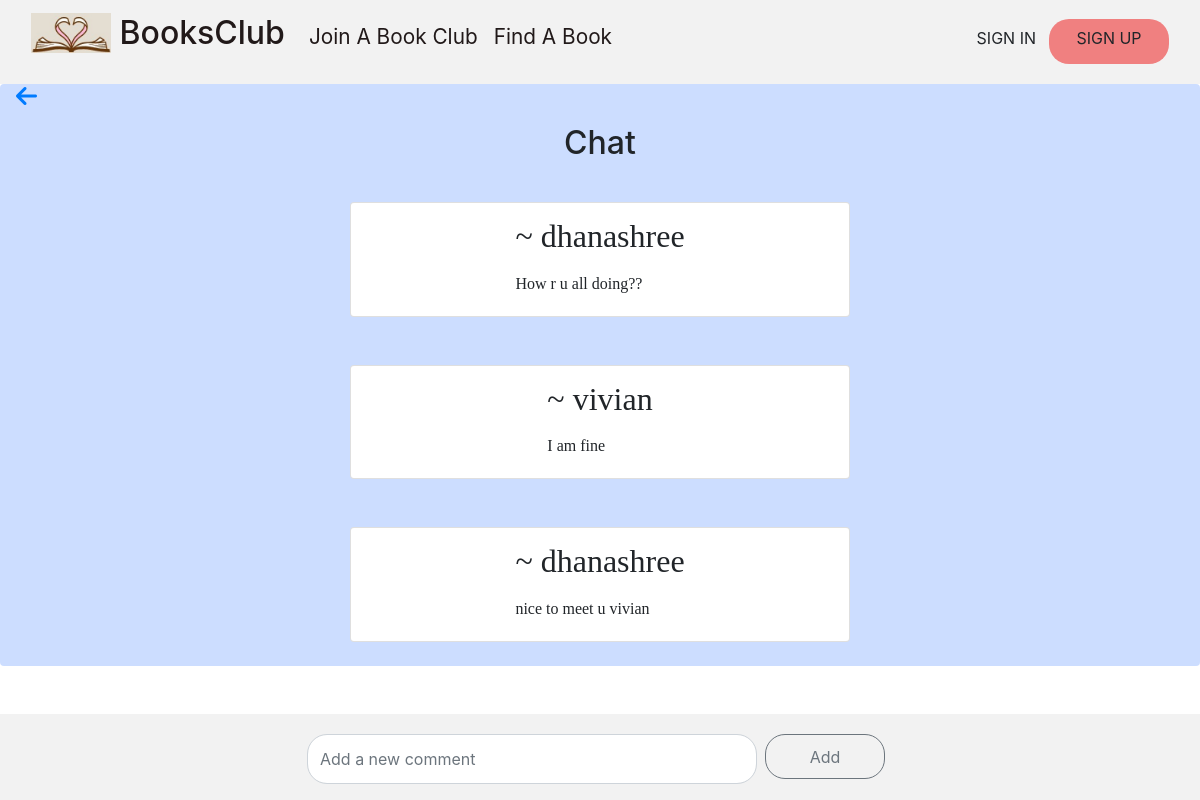
The page /clubs/2/chat/ on the database its author committed.
### club/models.py (models this page shows, shortened)
class Message(models.Model):
    user = models.ForeignKey(User, on_delete=models.CASCADE)
    club = models.ForeignKey(Club, on_delete=models.CASCADE)
    content = models.TextField()
    created_at = models.DateTimeField(auto_now_add=True)

class User(AbstractUser):
    pass

### club/views.py (the view, shortened to what this page needs)
# urls.py: path('clubs/<int:club_id>/chat/', views.club_chat, name='club_chat'),
def club_chat(request, club_id):
    if request.method == 'GET':
        club = Club.objects.get(id=club_id)
        content = Message.objects.filter(club=club)
        return render(request, 'club/chat.html', {
            'contents': content,
            'club': club,
        })

### club/templates/club/chat.html (shortened to what this page needs)
{% extends "club/layout.html" %}
{% block body %}
<div class="card d-flex align-items-center" style="border:none; background-color:rgb(204, 221, 255)">
    <div class="mr-auto ml-3">
        <a href="{% url 'clubprofile' club.id %}">
        <i class="fa-sharp fa-solid fa-arrow-left fa-xl"></i>
        </a>
    </div>
    <h2 class="my-3"> Chat </h2>
    {% for content in contents %}
        <div class="row no-gutters">
            <div class="col my-4">
                <div class="card" style="width:500px; height:auto;
                    align-items:center; justify-content:center; flex-direction: column;">
                    <div class="card-body" style="font-family:fangsong;">
                        <h6 class="card-subtitle" style="font-size:2rem;"> ~ {{ content.user }}</h6>
                        <p class="card-text mt-3" style="font-size:1rem; ">{{ content.content }}</p>
                    </div>
                </div>
            </div>
        </div>
    {% endfor %}
</div>
<div class="fixed-bottom  d-flex justify-content-center" style="background-color: rgb(242, 242, 242)">
    <form action="{% url 'club_chat' club.id  %}" method="POST" class="align-items-center">
       <div class="d-flex">
        <div class="my-3">
            <input type="text" name="content" class="form-control" placeholder="Add a new comment">
        </div>
        <div class="form-group mx-2 my-3">
            <button type="submit" class="btn btn-outline-secondary" style="border-radius: 20px; width: 120px; height: 45px; ">
                Add
            </button>
        </div>
    </div>
    </form>
</div>
{% endblock %}

### club/templates/club/layout.html (shortened to what this page needs)
{% load static %}
<!DOCTYPE html>
<html lang="en">
    <head>
        <link rel="stylesheet" href="https://cdnjs.cloudflare.com/ajax/libs/font-awesome/6.4.2/css/all.min.css">
        <link rel="stylesheet" href="https://stackpath.bootstrapcdn.com/bootstrap/4.4.1/css/bootstrap.min.css">
        <link href="{% static 'club/style.css' %}" rel="stylesheet">
    </head>
    <body>
    <nav class="navbar sticky-top  navbar-expand-lg" style="background-color: rgb(242, 242, 242);">
        <div class="container-fluid">
            <div class="collapse navbar-collapse" id="navbarSupportedContent">
                <ul class="navbar-nav">
                    <li class="nav-item">
                        <h3>
                            <a class="navbar-brand" href="{% url 'index' %}">
                                <img src="/static/logo.jpg" alt="logo" width="80" height="40" class="d-inline-block align-text-top">
                                BooksClub
                            </a>
                        </h3>
                    </li>
                    <li class="nav-item">
                        <a class="nav-link"  href="{% url 'find_club'%}"><p>Join A Book Club</p></a>
                    </li>
                    <li class="nav-item">
                        <a class="nav-link" href="{% url 'books' %}"><p>Find A Book</p></a>
                    </li>
                </ul>
            </div>
                    {% if user.is_authenticated %}
                        <div class="dropdown">
                        <button class="btn dropdown-toggle" data-bs-toggle="dropdown" aria-expanded="false">
                           Clubs
                        </button>
                        <ul class="dropdown-menu">
                            <li><a class="dropdown-item" href="{% url 'user_clubs' %}">My cLubs</a></li>
                            <li><a class="dropdown-item" href="{% url 'joined_clubs' %}">Joined clubs</a></li>
                        </ul>
                        </div>
                        <div class="dropdown">
                            <button class="btn dropdown-toggle" data-bs-toggle="dropdown" aria-expanded="false">
                               {{ user.username|capfirst }}
                            </button>
                            <ul class="dropdown-menu">
                                <li><a class="dropdown-item" href="{% url 'add_book' %}">Add Book</a></li>
                                <li><a class="dropdown-item" href="{% url 'displaywatchlist' %}">Readlist</a></li>
                                <li><a class="dropdown-item" href="{% url 'logout' %}">LOGOUT</a></li>
                            </ul>
                        </div>
                        <a href="{% url 'comments' %}">
                            <i class="far fa-comment fa-lg ml-2"></i>
                        </a>
                    {% else %}
                        <div class="d-grid gap-2 d-md-flex justify-content-md-end">
                            <a class="btn" href="{% url 'login' %}" role="button">SIGN IN</a>
                            <a class="btn custom-button4" href="{% url 'register' %}" role="button">SIGN UP</a>
                        </div>
                    {% endif %}
        </div>
    </nav>
    <div class="body">
        {% block body %}
        {% endblock %}
    </div>
    <footer class="text-center py-3 mt-5" style="background-color: rgb(242, 242, 242);">
        <p><b>&copy; 2024 BooksClub. All rights reserved.</b></p>
    </footer>
</body>
</html>

### club/static/club/style.css (style rules this page uses)
.navbar-brand { font-size: 2.0rem; color:#211919 }
.navbar-nav .nav-link { font-size: 1.3rem; margin-top: 0.3rem; color:#211919 }
.custom-button4 { border-radius: 20px; width: 120px; background-color: lightcoral; height: 45px; }
.form-control { border-radius: 20px; width: 450px; height: 50px; }
.card-body { font-family:cursive; }

### rows shown on the page
Message: user "dhanashree", content "How r u all doing??"
Message: user "vivian", content "I am fine"
Message: user "dhanashree", content "nice to meet u vivian"
